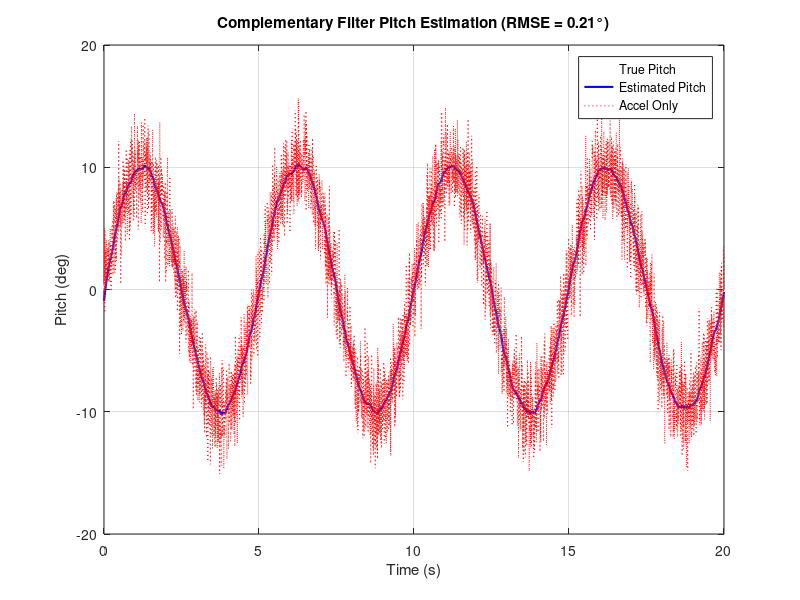

Write MATLAB code to recreate this figure.
clear; clc; close all;

% --- Parameters ---
fs = 200;              % Sampling rate (Hz)
dt = 1/fs;             % Time step
T  = 20;               % Total time (seconds)
t  = (0:dt:T)';

% --- True pitch angle (degrees) ---
true_pitch = 10*sin(2*pi*0.2*t);   % smooth sinusoid motion

% --- Simulate gyro (angular rate) ---
true_rate = [0; diff(true_pitch)] / dt;   % derivative
gyro_noise = 0.5*randn(size(t));          % random noise
gyro_meas = true_rate + gyro_noise;       % gyro reading

% --- Simulate accelerometer (angle estimate) ---
accel_noise = 2*randn(size(t));           % noise (degrees)
accel_meas = true_pitch + accel_noise;    % accel angle

% --- Complementary filter ---
alpha = 0.02;   % blending factor (smaller #= trust gyro more, bigger #= trust accelerometer more)
pitch_est = zeros(size(t));
pitch_est(1) = accel_meas(1);   % start with accel reading

for k = 2:length(t)
    gyro_pred = pitch_est(k-1) + gyro_meas(k)*dt;
    pitch_est(k) = (1-alpha)*gyro_pred + alpha*accel_meas(k);
end

% --- Calculate error ---
error = pitch_est - true_pitch;
rmse = sqrt(mean(error.^2));

% --- Plot results ---
figure;
plot(t, true_pitch, 'w', 'LineWidth', 2); hold on;
plot(t, pitch_est, 'b', 'LineWidth', 1.5);
plot(t, accel_meas, 'r:');
legend('True Pitch', 'Estimated Pitch', 'Accel Only');
xlabel('Time (s)');
ylabel('Pitch (deg)');
title(sprintf('Complementary Filter Pitch Estimation (RMSE = %.2f°)', rmse));
grid on;
